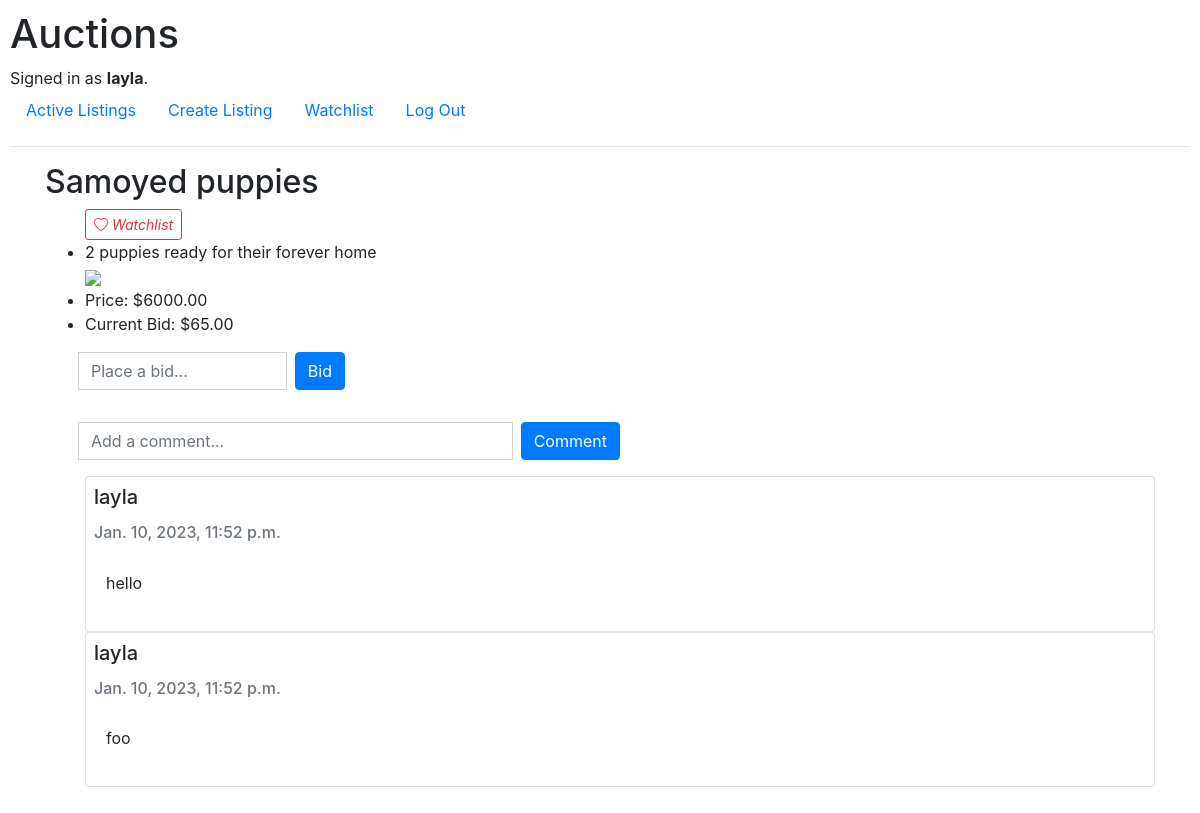
/listings/1 (signed in), run on the app's committed database.
### auctions/models.py (models this page shows, shortened)
class User(AbstractUser):
    watched_listings = models.ManyToManyField("Listing", blank=True, related_name="watched_by")

class Listing(models.Model):
    title = models.CharField(max_length=64)
    description = models.CharField(max_length=160)
    img_path = models.CharField(max_length=1024)
    price = models.DecimalField(max_digits=7, decimal_places=2)
    created_at = models.DateTimeField(default=datetime.now, blank=True)
    user = models.ForeignKey("User", on_delete=models.CASCADE, related_name="listings")
    winner = models.ForeignKey("User", on_delete=models.CASCADE, blank=True, null=True, related_name="listings_won")
    category = models.ForeignKey("Category", on_delete=models.CASCADE, related_name="listings")
    status = models.IntegerField(default=0) # 0 is open, 1 is closed

class Bid(models.Model):
    amount = models.DecimalField(max_digits=7, decimal_places=2)
    listing = models.ForeignKey("Listing", on_delete=models.CASCADE, related_name="bids")
    user = models.ForeignKey("User", on_delete=models.CASCADE, related_name="bids")

class Comment(models.Model):
    text = models.CharField(max_length=1024, blank=True)
    listing = models.ForeignKey("Listing", on_delete=models.CASCADE, related_name="comments")
    user = models.ForeignKey("User", on_delete=models.CASCADE, related_name="comments")
    created_at = models.DateTimeField(default=datetime.now, blank=True)

### auctions/views.py (the view)
# urls.py: path("listings/<id>", views.listing, name="listing"),
def listing(request, id):
    listing = Listing.objects.get(pk=id)
    max_bid = listing.bids.order_by('-amount').first() # SELECT * FROM bids WHERE listing = id ORDER BY amount DESC LIMIT 1
    comments = listing.comments.order_by('-text') # SELECT * FROM comments WHERE listing = id ORDER BY text DESC
    if listing == None:
        return render(request, "auctions/404.html", status=404)
    if request.method == "POST":
        if listing.watched_by.filter(id=request.user.id).exists():
            listing.watched_by.remove(request.user)
        else:
            listing.watched_by.add(request.user)
        return redirect("watchlist")
    return render(request, "auctions/listing.html", {
        "listing": listing,
        "bid_form": NewBidForm(),
        "max_bid": max_bid,
        "comment_form": NewCommentForm(),
        "comments": comments,
    })

### auctions/views.py
class NewBidForm(forms.Form):
    amount = forms.DecimalField(label="", widget=forms.TextInput(attrs={'placeholder' : 'Place a bid...', 'class' : 'form-control mx-2'}))

class NewCommentForm(forms.Form):
    text = forms.CharField(label="", widget=forms.TextInput(attrs={'placeholder': 'Add a comment...', 'class' : 'form-control mx-2'}))

### auctions/templates/auctions/listing.html (shortened to what this page needs)
{% extends "auctions/layout.html" %}
{% block body %}
    <h2>{{ listing.title }}</h2>
    <ul>
        {% if user.is_authenticated %}
        <form action="{% url 'listing' id=listing.id %}" method="post">
            <button type="submit" name="add-to-watchlist" class="btn btn-sm btn-outline-danger"><i class="bi bi-heart"> Watchlist</i></button>
        </form>
        {% endif %}
        <li>{{ listing.description }}</li>
        <img src="{{ listing.img_path }}">
        <li>Price: ${{ listing.price }}</li>
        <li>Current Bid: ${{ max_bid.amount }}</li>
        {% if user.is_authenticated %}
        <form action="{% url 'bid' id=listing.id %}" method="post" class="row">
            <div class="input-group wrapper mt-3 mb-3 w-25 align-items-center">
                {{ bid_form }}
                <input type="submit" value="Bid" class="btn btn-primary btns">
            </div>
        </form>
        <form action="{% url 'comment' id=listing.id %}" method="post" class="row">
            <div class="input-group wrapper mt-3 mb-3 w-50 align-items-center">
            {{ comment_form }}
                <input type="submit" value="Comment" class="btn btn-primary btns">
            </div>
        </form>
        {% endif %}
        {% for comment in comments %}
            <div class="card">
                <h5 class="card-title p-2">{{ comment.user }}</h5>
                <h6 class="card-subtitle px-2 mb-2 text-muted">{{ comment.created_at }}</h6>
                <p class="card-body">{{ comment.text }}</p>
            </div>
        {% endfor %}
    </ul>
{% endblock %}

### auctions/templates/auctions/layout.html (shortened to what this page needs)
{% load static %}
<!DOCTYPE html>
<html lang="en">
    <head>
        <link rel="stylesheet" href="https://stackpath.bootstrapcdn.com/bootstrap/4.4.1/css/bootstrap.min.css">
        <link rel="stylesheet" href="https://cdn.jsdelivr.net/npm/bootstrap-icons@1.5.0/font/bootstrap-icons.css">
        <link href="{% static 'auctions/styles.css' %}" rel="stylesheet">
    </head>
    <body>
        <h1>Auctions</h1>
        <div>
            {% if user.is_authenticated %}
                Signed in as <strong>{{ user.username }}</strong>.
            {% else %}
                Not signed in.
            {% endif %}
        </div>
        <ul class="nav">
            <li class="nav-item">
                <a class="nav-link" href="{% url 'index' %}">Active Listings</a>
            </li>
            {% if user.is_authenticated %}
                <li class="nav-item">
                    <a class="nav-link" href="{% url 'create' %}">Create Listing</a>
                </li>
                <li class="nav-item">
                    <a class="nav-link" href="{% url 'watchlist' %}">Watchlist</a>
                </li>
                <li class="nav-item">
                    <a class="nav-link" href="{% url 'logout' %}">Log Out</a>
                </li>
            {% endif %}
        </ul>
        <hr>
        <div class="container">
            {% block body %}
            {% endblock %}
        </div>
    </body>
</html>

### auctions/static/auctions/styles.css (style rules this page uses)
body { padding: 10px; }
img { width: 20rem; }

### data on the page
User: username "layla"
Listing: title "Samoyed puppies", description "2 puppies ready for their forever home", price "6000.00"
Bid: amount "65.00"
Comment: user "layla", created_at "Jan. 10, 2023, 11:52 p.m.", text "hello"
Comment: user "layla", created_at "Jan. 10, 2023, 11:52 p.m.", text "foo"
